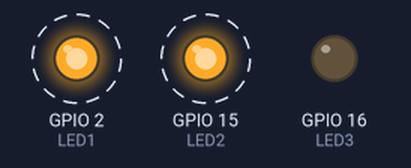
A sketch run on a simulated ESP32. On the bench: output pins drawn as LEDs (lit = HIGH). Dashed ring = blinking. What the sketch prints to the serial monitor is not drawn.

Above: at 0.15 s.
Timing chart, 0 to 3.0 s (numbered marks = the images above):
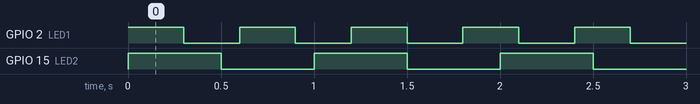

Measured:
- by itself, GPIO 2 (LED1): alternates HIGH for 0.30 s and LOW for 0.30 s
- by itself, GPIO 15 (LED2): alternates HIGH for 0.50 s and LOW for 0.50 s
- by itself, everything shown: repeats every 3.0 s, in 14 steps

The sketch:

main.ino
```cpp
#include <Arduino.h>
#include "freertos/FreeRTOS.h"
#include "freertos/task.h"

// ================= PIN DEFINISI =================
#define LED1 2
#define LED2 15
#define LED3 16

// ================= TASK (CORE 0) =================
void Task_LED_Core0(void *parameter) {
  for(;;) {
    digitalWrite(LED1, HIGH);
    Serial.println("LED1 ON | Core 0");
    vTaskDelay(300 / portTICK_PERIOD_MS);

    digitalWrite(LED1, LOW);
    Serial.println("LED1 OFF | Core 0");
    vTaskDelay(300 / portTICK_PERIOD_MS);
  }
}

// ================= TASK (CORE 1) =================
void Task_LED_Core1(void *parameter) {
  for(;;) {
    digitalWrite(LED2, HIGH);
    Serial.println("LED2 ON | Core 1");
    vTaskDelay(500 / portTICK_PERIOD_MS);

    digitalWrite(LED2, LOW);
    Serial.println("LED2 OFF | Core 1");
    vTaskDelay(500 / portTICK_PERIOD_MS);
  }
}

// ================= SETUP =================
void setup() {
  Serial.begin(115200);

  pinMode(LED1, OUTPUT);
  pinMode(LED2, OUTPUT);
  pinMode(LED3, OUTPUT); // LED3 nanti dipakai eksperimen gabungan

  // Buat Task
  xTaskCreatePinnedToCore(Task_LED_Core0, "LED_Core0", 2048, NULL, 1, NULL, 0);  // Core 0
  xTaskCreatePinnedToCore(Task_LED_Core1, "LED_Core1", 2048, NULL, 1, NULL, 1);  // Core 1
}

void loop() {
  // Tidak dipakai, semua berjalan di Task
}
```
